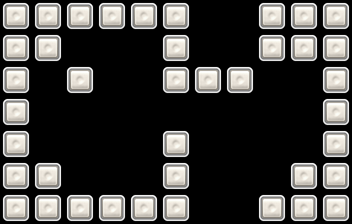

This is a level from a 2D game, rendered from its Tiled map with the project's own tilesets. A one-line summary and the map file follow, with tile-layer data summarised:
An orthogonal 11x7 tile map with 32x32 px tiles, 1 tile layer (background) and 5 objects (CellNormalPearl0, CellNormalPearl1, CellYellowPearl0, CellYellowWall0, CellRainDrop0).

<map version="1.0" orientation="orthogonal" width="11" height="7" tilewidth="32" tileheight="32">
 <tileset firstgid="1" name="game_atlas_Q2" tilewidth="32" tileheight="32">
  <image source="game_atlas_Q2.png" width="512" height="512" />
 </tileset>
 <layer name="background" width="11" height="7">
  <data>[77 cells, 68 non-empty, 3 distinct tile ids]</data>
 </layer>
 <objectgroup name="object" width="11" height="7">
  <object name="CellNormalPearl0" x="128" y="160" width="32" height="32" />
  <object name="CellNormalPearl1" x="64" y="32" width="32" height="32" />
  <object name="CellYellowPearl0" x="224" y="32" width="32" height="32" />
  <object name="CellYellowWall0" x="160" y="96" width="32" height="32" />
  <object name="CellRainDrop0" x="256" y="96" width="32" height="32" />
 </objectgroup>
</map>
